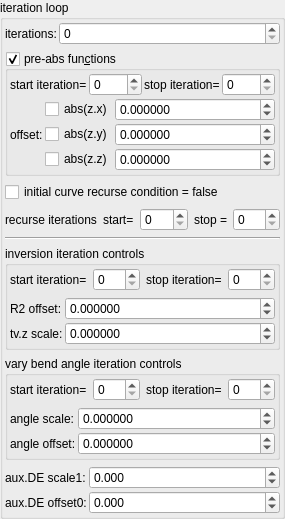
    <widget class="QGroupBox" name="groupBox_6">
     <property name="title">
      <string>iteration loop</string>
     </property>
     <layout class="QVBoxLayout" name="verticalLayout_14">
      <property name="leftMargin">
       <number>2</number>
      </property>
      <property name="topMargin">
       <number>2</number>
      </property>
      <property name="rightMargin">
       <number>2</number>
      </property>
      <property name="bottomMargin">
       <number>2</number>
      </property>
      <item>
       <layout class="QGridLayout" name="gridLayout_47" columnstretch="0,1">
        <property name="spacing">
         <number>2</number>
        </property>
        <item row="0" column="0">
         <widget class="QLabel" name="label_297">
          <property name="text">
           <string>iterations:</string>
          </property>
         </widget>
        </item>
        <item row="0" column="1">
         <widget class="MySpinBox" name="spinboxInt_transf_int_16">
          <property name="sizePolicy">
           <sizepolicy hsizetype="Minimum" vsizetype="Maximum">
            <horstretch>0</horstretch>
            <verstretch>0</verstretch>
           </sizepolicy>
          </property>
          <property name="font">
           <font>
            <weight>50</weight>
            <bold>false</bold>
           </font>
          </property>
          <property name="maximum">
           <number>250</number>
          </property>
         </widget>
        </item>
       </layout>
      </item>
      <item>
       <widget class="MyGroupBox" name="groupCheck_transf_function_enabledP_false">
        <property name="title">
         <string>pre-abs fun&amp;ctions</string>
        </property>
        <property name="checkable">
         <bool>true</bool>
        </property>
        <layout class="QVBoxLayout" name="verticalLayout_12" stretch="0,0">
         <property name="spacing">
          <number>2</number>
         </property>
         <property name="leftMargin">
          <number>2</number>
         </property>
         <property name="topMargin">
          <number>2</number>
         </property>
         <property name="rightMargin">
          <number>2</number>
         </property>
         <property name="bottomMargin">
          <number>2</number>
         </property>
         <item>
          <layout class="QHBoxLayout" name="horizontalLayout_21" stretch="0,1,0,1">
           <item>
            <widget class="QLabel" name="label_104">
             <property name="text">
              <string>start iteration=</string>
             </property>
            </widget>
           </item>
           <item>
            <widget class="MySpinBox" name="spinboxInt_transf_start_iterations_P">
             <property name="sizePolicy">
              <sizepolicy hsizetype="Minimum" vsizetype="Maximum">
               <horstretch>0</horstretch>
               <verstretch>0</verstretch>
              </sizepolicy>
             </property>
             <property name="minimum">
              <number>0</number>
             </property>
             <property name="maximum">
              <number>999</number>
             </property>
             <property name="value">
              <number>0</number>
             </property>
            </widget>
           </item>
           <item>
            <widget class="QLabel" name="label_74">
             <property name="text">
              <string>stop iteration=</string>
             </property>
            </widget>
           </item>
           <item>
            <widget class="MySpinBox" name="spinboxInt_transf_stop_iterations_P1">
             <property name="sizePolicy">
              <sizepolicy hsizetype="Preferred" vsizetype="Maximum">
               <horstretch>0</horstretch>
               <verstretch>0</verstretch>
              </sizepolicy>
             </property>
             <property name="maximum">
              <number>999</number>
             </property>
            </widget>
           </item>
          </layout>
         </item>
         <item>
          <layout class="QGridLayout" name="gridLayout_15" columnstretch="0,0,1">
           <property name="spacing">
            <number>2</number>
           </property>
           <item row="1" column="2">
            <widget class="MyDoubleSpinBox" name="spinbox3_transf_offsetA_000_y">
             <property name="sizePolicy">
              <sizepolicy hsizetype="Minimum" vsizetype="Maximum">
               <horstretch>0</horstretch>
               <verstretch>0</verstretch>
              </sizepolicy>
             </property>
             <property name="prefix">
              <string/>
             </property>
             <property name="suffix">
              <string/>
             </property>
             <property name="decimals">
              <number>6</number>
             </property>
             <property name="minimum">
              <double>-99.989999999999995</double>
             </property>
             <property name="maximum">
              <double>99.989999999999995</double>
             </property>
             <property name="singleStep">
              <double>0.100000000000000</double>
             </property>
            </widget>
           </item>
           <item row="0" column="1">
            <widget class="MyCheckBox" name="checkBox_transf_function_enabledCx_false">
             <property name="text">
              <string notr="true">abs(z.x)</string>
             </property>
            </widget>
           </item>
           <item row="1" column="1">
            <widget class="MyCheckBox" name="checkBox_transf_function_enabledCy_false">
             <property name="text">
              <string notr="true">abs(z.y)</string>
             </property>
            </widget>
           </item>
           <item row="2" column="2">
            <widget class="MyDoubleSpinBox" name="spinbox3_transf_offsetA_000_z">
             <property name="sizePolicy">
              <sizepolicy hsizetype="Minimum" vsizetype="Maximum">
               <horstretch>0</horstretch>
               <verstretch>0</verstretch>
              </sizepolicy>
             </property>
             <property name="prefix">
              <string/>
             </property>
             <property name="suffix">
              <string/>
             </property>
             <property name="decimals">
              <number>6</number>
             </property>
             <property name="minimum">
              <double>-99.989999999999995</double>
             </property>
             <property name="maximum">
              <double>99.989999999999995</double>
             </property>
             <property name="singleStep">
              <double>0.100000000000000</double>
             </property>
            </widget>
           </item>
           <item row="0" column="0" rowspan="3">
            <widget class="QLabel" name="label_264">
             <property name="text">
              <string>offset:</string>
             </property>
            </widget>
           </item>
           <item row="2" column="1">
            <widget class="MyCheckBox" name="checkBox_transf_function_enabledCz_false">
             <property name="text">
              <string notr="true">abs(z.z)</string>
             </property>
            </widget>
           </item>
           <item row="0" column="2">
            <widget class="MyDoubleSpinBox" name="spinbox3_transf_offsetA_000_x">
             <property name="sizePolicy">
              <sizepolicy hsizetype="Minimum" vsizetype="Maximum">
               <horstretch>0</horstretch>
               <verstretch>0</verstretch>
              </sizepolicy>
             </property>
             <property name="prefix">
              <string/>
             </property>
             <property name="suffix">
              <string/>
             </property>
             <property name="decimals">
              <number>6</number>
             </property>
             <property name="minimum">
              <double>-99.989999999999995</double>
             </property>
             <property name="maximum">
              <double>99.989999999999995</double>
             </property>
             <property name="singleStep">
              <double>0.100000000000000</double>
             </property>
            </widget>
           </item>
          </layout>
         </item>
        </layout>
       </widget>
      </item>
      <item>
       <widget class="MyCheckBox" name="checkBox_transf_function_enabled_false">
        <property name="text">
         <string>initial curve recurse condition = false</string>
        </property>
       </widget>
      </item>
      <item>
       <layout class="QHBoxLayout" name="horizontalLayout_11" stretch="0,0,1,0,1">
        <property name="topMargin">
         <number>0</number>
        </property>
        <item>
         <widget class="QLabel" name="label_86">
          <property name="text">
           <string>recurse iterations</string>
          </property>
          <property name="wordWrap">
           <bool>true</bool>
          </property>
         </widget>
        </item>
        <item>
         <widget class="QLabel" name="label_84">
          <property name="text">
           <string>start=</string>
          </property>
          <property name="wordWrap">
           <bool>true</bool>
          </property>
         </widget>
        </item>
        <item>
         <widget class="MySpinBox" name="spinboxInt_transf_start_iterations_C">
          <property name="sizePolicy">
           <sizepolicy hsizetype="Minimum" vsizetype="Maximum">
            <horstretch>0</horstretch>
            <verstretch>0</verstretch>
           </sizepolicy>
          </property>
          <property name="minimum">
           <number>0</number>
          </property>
          <property name="maximum">
           <number>999</number>
          </property>
          <property name="value">
           <number>0</number>
          </property>
         </widget>
        </item>
        <item>
         <widget class="QLabel" name="label_69">
          <property name="text">
           <string>stop =</string>
          </property>
          <property name="wordWrap">
           <bool>true</bool>
          </property>
         </widget>
        </item>
        <item>
         <widget class="MySpinBox" name="spinboxInt_transf_stop_iterations_C">
          <property name="sizePolicy">
           <sizepolicy hsizetype="Preferred" vsizetype="Maximum">
            <horstretch>0</horstretch>
            <verstretch>0</verstretch>
           </sizepolicy>
          </property>
          <property name="maximum">
           <number>999</number>
          </property>
         </widget>
        </item>
       </layout>
      </item>
      <item>
       <widget class="Line" name="line_2">
        <property name="orientation">
         <enum>Qt::Horizontal</enum>
        </property>
       </widget>
      </item>
      <item>
       <widget class="QGroupBox" name="groupBox_7">
        <property name="title">
         <string>inversion iteration controls</string>
        </property>
        <layout class="QVBoxLayout" name="verticalLayout_15">
         <property name="leftMargin">
          <number>2</number>
         </property>
         <property name="topMargin">
          <number>2</number>
         </property>
         <property name="rightMargin">
          <number>2</number>
         </property>
         <property name="bottomMargin">
          <number>2</number>
         </property>
         <item>
          <layout class="QHBoxLayout" name="horizontalLayout_12" stretch="0,1,0,1">
           <property name="topMargin">
            <number>0</number>
           </property>
           <item>
            <widget class="QLabel" name="label_82">
             <property name="text">
              <string>start iteration=</string>
             </property>
             <property name="wordWrap">
              <bool>true</bool>
             </property>
            </widget>
           </item>
           <item>
            <widget class="MySpinBox" name="spinboxInt_transf_start_iterations_B">
             <property name="sizePolicy">
              <sizepolicy hsizetype="Minimum" vsizetype="Maximum">
               <horstretch>0</horstretch>
               <verstretch>0</verstretch>
              </sizepolicy>
             </property>
             <property name="minimum">
              <number>0</number>
             </property>
             <property name="maximum">
              <number>999</number>
             </property>
             <property name="value">
              <number>0</number>
             </property>
            </widget>
           </item>
           <item>
            <widget class="QLabel" name="label_67">
             <property name="text">
              <string>stop iteration=</string>
             </property>
             <property name="wordWrap">
              <bool>true</bool>
             </property>
            </widget>
           </item>
           <item>
            <widget class="MySpinBox" name="spinboxInt_transf_stop_iterations_B">
             <property name="sizePolicy">
              <sizepolicy hsizetype="Preferred" vsizetype="Maximum">
               <horstretch>0</horstretch>
               <verstretch>0</verstretch>
              </sizepolicy>
             </property>
             <property name="maximum">
              <number>999</number>
             </property>
            </widget>
           </item>
          </layout>
         </item>
         <item>
          <layout class="QGridLayout" name="gridLayout_48" columnstretch="0,1">
           <property name="spacing">
            <number>2</number>
           </property>
           <item row="0" column="0">
            <widget class="QLabel" name="label_317">
             <property name="text">
              <string>R2 offset:</string>
             </property>
            </widget>
           </item>
           <item row="1" column="0">
            <widget class="QLabel" name="label_318">
             <property name="text">
              <string>tv.z scale:</string>
             </property>
            </widget>
           </item>
           <item row="0" column="1">
            <widget class="MyDoubleSpinBox" name="spinbox_transf_offsetA_0">
             <property name="enabled">
              <bool>true</bool>
             </property>
             <property name="sizePolicy">
              <sizepolicy hsizetype="Minimum" vsizetype="Maximum">
               <horstretch>0</horstretch>
               <verstretch>0</verstretch>
              </sizepolicy>
             </property>
             <property name="prefix">
              <string/>
             </property>
             <property name="suffix">
              <string/>
             </property>
             <property name="decimals">
              <number>6</number>
             </property>
             <property name="minimum">
              <double>-99.998999999999995</double>
             </property>
             <property name="maximum">
              <double>99.998999999999995</double>
             </property>
             <property name="singleStep">
              <double>0.010000000000000</double>
             </property>
            </widget>
           </item>
           <item row="1" column="1">
            <widget class="MyDoubleSpinBox" name="spinbox_transf_scaleA_1">
             <property name="sizePolicy">
              <sizepolicy hsizetype="Minimum" vsizetype="Maximum">
               <horstretch>0</horstretch>
               <verstretch>0</verstretch>
              </sizepolicy>
             </property>
             <property name="prefix">
              <string/>
             </property>
             <property name="suffix">
              <string/>
             </property>
             <property name="decimals">
              <number>6</number>
             </property>
             <property name="minimum">
              <double>-99.998999999999995</double>
             </property>
             <property name="maximum">
              <double>99.998999999999995</double>
             </property>
             <property name="singleStep">
              <double>0.100000000000000</double>
             </property>
            </widget>
           </item>
          </layout>
         </item>
        </layout>
       </widget>
      </item>
      <item>
       <widget class="QGroupBox" name="groupBox_8">
        <property name="title">
         <string>vary bend angle iteration controls</string>
        </property>
        <layout class="QVBoxLayout" name="verticalLayout_16">
         <property name="leftMargin">
          <number>2</number>
         </property>
         <property name="topMargin">
          <number>2</number>
         </property>
         <property name="rightMargin">
          <number>2</number>
         </property>
         <property name="bottomMargin">
          <number>2</number>
         </property>
         <item>
          <layout class="QHBoxLayout" name="horizontalLayout_13" stretch="0,1,0,1">
           <property name="topMargin">
            <number>0</number>
           </property>
           <item>
            <widget class="QLabel" name="label_87">
             <property name="text">
              <string>start iteration=</string>
             </property>
             <property name="wordWrap">
              <bool>true</bool>
             </property>
            </widget>
           </item>
           <item>
            <widget class="MySpinBox" name="spinboxInt_transf_start_iterations_A">
             <property name="sizePolicy">
              <sizepolicy hsizetype="Minimum" vsizetype="Maximum">
               <horstretch>0</horstretch>
               <verstretch>0</verstretch>
              </sizepolicy>
             </property>
             <property name="minimum">
              <number>0</number>
             </property>
             <property name="maximum">
              <number>999</number>
             </property>
             <property name="value">
              <number>0</number>
             </property>
            </widget>
           </item>
           <item>
            <widget class="QLabel" name="label_70">
             <property name="text">
              <string>stop iteration=</string>
             </property>
             <property name="wordWrap">
              <bool>true</bool>
             </property>
            </widget>
           </item>
           <item>
            <widget class="MySpinBox" name="spinboxInt_transf_stop_iterations_A">
             <property name="sizePolicy">
              <sizepolicy hsizetype="Preferred" vsizetype="Maximum">
               <horstretch>0</horstretch>
               <verstretch>0</verstretch>
              </sizepolicy>
             </property>
             <property name="maximum">
              <number>999</number>
             </property>
            </widget>
           </item>
          </layout>
         </item>
         <item>
          <layout class="QGridLayout" name="gridLayout_44" columnstretch="0,1">
           <property name="spacing">
            <number>2</number>
           </property>
           <item row="0" column="1">
            <widget class="MyDoubleSpinBox" name="spinbox_transf_scaleB_1">
             <property name="sizePolicy">
              <sizepolicy hsizetype="Minimum" vsizetype="Maximum">
               <horstretch>0</horstretch>
               <verstretch>0</verstretch>
              </sizepolicy>
             </property>
             <property name="prefix">
              <string/>
             </property>
             <property name="suffix">
              <string/>
             </property>
             <property name="decimals">
              <number>6</number>
             </property>
             <property name="minimum">
              <double>-99.998999999999995</double>
             </property>
             <property name="maximum">
              <double>99.998999999999995</double>
             </property>
             <property name="singleStep">
              <double>0.010000000000000</double>
             </property>
            </widget>
           </item>
           <item row="1" column="1">
            <widget class="MyDoubleSpinBox" name="spinbox_transf_offsetB_0">
             <property name="enabled">
              <bool>true</bool>
             </property>
             <property name="sizePolicy">
              <sizepolicy hsizetype="Minimum" vsizetype="Maximum">
               <horstretch>0</horstretch>
               <verstretch>0</verstretch>
              </sizepolicy>
             </property>
             <property name="prefix">
              <string/>
             </property>
             <property name="suffix">
              <string/>
             </property>
             <property name="decimals">
              <number>6</number>
             </property>
             <property name="minimum">
              <double>-99.998999999999995</double>
             </property>
             <property name="maximum">
              <double>99.998999999999995</double>
             </property>
             <property name="singleStep">
              <double>0.010000000000000</double>
             </property>
            </widget>
           </item>
           <item row="1" column="0">
            <widget class="QLabel" name="label_316">
             <property name="text">
              <string>angle offset:</string>
             </property>
            </widget>
           </item>
           <item row="0" column="0">
            <widget class="QLabel" name="label_305">
             <property name="text">
              <string>angle scale:</string>
             </property>
            </widget>
           </item>
          </layout>
         </item>
        </layout>
       </widget>
      </item>
      <item>
       <layout class="QGridLayout" name="gridLayout_36" columnstretch="0,1">
        <property name="spacing">
         <number>2</number>
        </property>
        <item row="1" column="1">
         <widget class="MyDoubleSpinBox" name="spinbox_analyticDE_offset_0">
          <property name="sizePolicy">
           <sizepolicy hsizetype="Minimum" vsizetype="Maximum">
            <horstretch>0</horstretch>
            <verstretch>0</verstretch>
           </sizepolicy>
          </property>
          <property name="prefix">
           <string/>
          </property>
          <property name="suffix">
           <string/>
          </property>
          <property name="decimals">
           <number>3</number>
          </property>
          <property name="minimum">
           <double>-100.000000000000000</double>
          </property>
          <property name="maximum">
           <double>100.000000000000000</double>
          </property>
          <property name="singleStep">
           <double>0.010000000000000</double>
          </property>
         </widget>
        </item>
        <item row="0" column="0">
         <widget class="QLabel" name="label_177">
          <property name="text">
           <string>aux.DE scale1:</string>
          </property>
         </widget>
        </item>
        <item row="0" column="1">
         <widget class="MyDoubleSpinBox" name="spinbox_analyticDE_scale_1">
          <property name="sizePolicy">
           <sizepolicy hsizetype="Minimum" vsizetype="Maximum">
            <horstretch>0</horstretch>
            <verstretch>0</verstretch>
           </sizepolicy>
          </property>
          <property name="prefix">
           <string/>
          </property>
          <property name="suffix">
           <string/>
          </property>
          <property name="decimals">
           <number>3</number>
          </property>
          <property name="minimum">
           <double>-100.000000000000000</double>
          </property>
          <property name="maximum">
           <double>99.998999999999995</double>
          </property>
          <property name="singleStep">
           <double>0.010000000000000</double>
          </property>
         </widget>
        </item>
        <item row="1" column="0">
         <widget class="QLabel" name="label_269">
          <property name="text">
           <string>aux.DE offset0:</string>
          </property>
         </widget>
        </item>
       </layout>
      </item>
     </layout>
    </widget>
